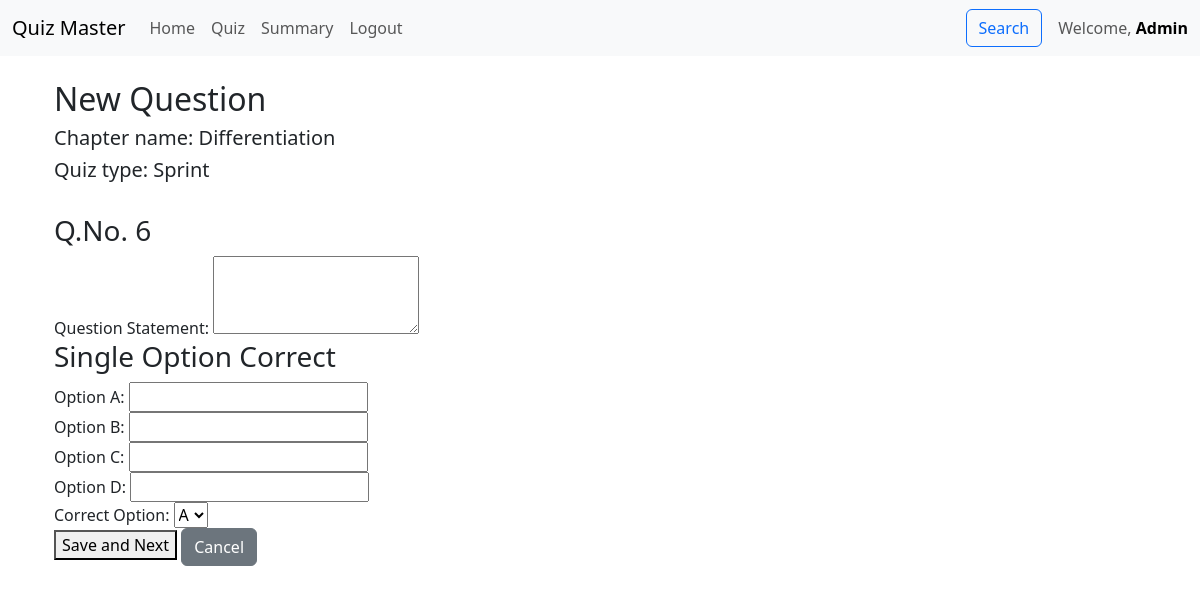
/dashboard/quiz_management/add_question/1 (signed in), run on the app's committed database.
### models.py (models this page shows, shortened)
class User(db.Model):
    id = db.Column(db.Integer, primary_key=True)
    username = db.Column(db.String(120), unique=True, nullable=False)
    password_hash = db.Column(db.String(120), nullable=False)
    full_name = db.Column(db.String(100))
    qualification = db.Column(db.String(100))
    dob = db.Column(db.Date)
    role = db.Column(db.Enum("user", "admin", name="user_roles"), default="user",)
    created_at = db.Column(db.DateTime, default=datetime.now(timezone.utc))
    scores = db.relationship('Score', backref='user', lazy=True, cascade="all, delete-orphan")

class Chapter(db.Model):
    id = db.Column(db.Integer, primary_key=True)
    subject_id = db.Column(db.Integer, db.ForeignKey('subject.id'), nullable=False)
    name = db.Column(db.String(100), nullable=False)
    description = db.Column(db.String(255))
    quizzes = db.relationship('Quiz', backref='chapter', lazy=True, cascade="all, delete-orphan")

class Quiz(db.Model):
    id = db.Column(db.Integer, primary_key=True)
    type=db.Column(db.String(50))
    chapter_id = db.Column(db.Integer, db.ForeignKey('chapter.id'), nullable=False)
    date_of_quiz = db.Column(db.DateTime, nullable=False, default=datetime.utcnow)
    time_duration = db.Column(db.Integer)  # format: HH:MM
    remarks = db.Column(db.String(255))
    questions = db.relationship('Question', backref='quiz', lazy=True, cascade="all, delete-orphan")
    scores = db.relationship('Score', backref='quiz', lazy=True, cascade="all, delete-orphan")

### controllers/controllers_admin.py (the view)
@app.route("/dashboard/quiz_management/add_question/<int:quiz_id>", methods=["GET","POST"])
@auth_required
@auth_required_admin
def add_question(quiz_id):
    if request.method == 'POST':
        statement = request.form.get('question_statement')
        option1 = request.form.get('option1')
        option2 = request.form.get('option2')
        option3 = request.form.get('option3')
        option4 = request.form.get('option4')
        correct_option = request.form.get('correct_option')
        if not all([statement, option1, option2, option3, option4, correct_option]):
            flash('All fields are required!', 'danger')
            return redirect(url_for('add_question', quiz_id=quiz_id))
        new_question = Question(
            quiz_id=quiz_id,
            question_statement=statement,
            option1=option1,
            option2=option2,
            option3=option3,
            option4=option4,
            correct_option=correct_option
        )
        db.session.add(new_question)
        db.session.commit()
        flash('Question added successfully!', 'success')
        return redirect(url_for('add_question', quiz_id=quiz_id),code=303)
    else:
        user = User.query.get(session["user_id"])
        quiz=Quiz.query.filter_by(id=quiz_id).first()
        question_count = Question.query.filter_by(quiz_id=quiz_id).count()
        return render_template("add_question.html",user=user,quiz=quiz,count=question_count+1)

### controllers/controllers_admin.py (called while the page is built)
def auth_required(func):
    @wraps(func)
    def inner(*args, **kwargs):
        if "user_id" in session:
            return func(*args, **kwargs)
        else:
            flash("Please login to continue")
            return redirect(url_for("index"))
    return inner

def auth_required_admin(func):
    @wraps(func)
    def inner(*args, **kwargs):
        user=User.query.get(session["user_id"])
        if user.role=="admin":
            return func(*args, **kwargs)
        else:
            flash("Unauthorised")
            return redirect(url_for("dashboard"))
    return inner

### templates/add_question.html (shortened to what this page needs)
{% extends "base.html" %} {% block title %}Dashboard{% endblock %} {%
    block content %}
    <div class="container">
        <h2>New Question</h2>
        <form action="/dashboard/quiz_management/add_question/{{quiz.id}}" method="POST">
            <div class="form-group">
                <h5>Chapter name: {{quiz.chapter.name}}</h5>
                <h5>Quiz type: {{quiz.type}}</h5>
                <br><h3>Q.No. {{count}}</h3>
            </div>
            <div class="form-group">
                <label for="question_statement">Question Statement:</label>
                <textarea id="question_statement" name="question_statement" rows="3" required></textarea>
            </div>
            <div class="options-container">
                <h3>Single Option Correct</h3>
                <div class="form-group">
                    <label for="option1">Option A:</label>
                    <input type="text" id="option1" name="option1" required>
                </div>
                <div class="form-group">
                    <label for="option2">Option B:</label>
                    <input type="text" id="option2" name="option2" required>
                </div>
                <div class="form-group">
                    <label for="option3">Option C:</label>
                    <input type="text" id="option3" name="option3" required>
                </div>
                <div class="form-group">
                    <label for="option4">Option D:</label>
                    <input type="text" id="option4" name="option4" required>
                </div>
                <div class="form-group">
                    <label for="correct_option">Correct Option:</label>
                    <select id="correct_option" name="correct_option" required>
                        <option value=1>A</option>
                    </select>
                </div>
            </div>
            <div class="buttons">
                <button type="submit" class="save-btn">Save and Next</button>
                <a href="{{ url_for('quiz_management') }}" class="btn btn-secondary">Cancel</a>
            </div>
        </form>
    </div>
{%endblock%}

### templates/navbar.html (shortened to what this page needs)
<nav class="navbar navbar-expand-lg navbar-light bg-light">
    <div class="container-fluid">
        <a class="navbar-brand" href="/">Quiz Master</a>
        <div class="collapse navbar-collapse" id="navbarNav">
            <ul class="navbar-nav me-auto">
                {% if 'user_id' in session %}
                <li class="nav-item">
                    <a class="nav-link" href="/dashboard">Home</a>
                </li>
                {% if user.role=="user" %}
                <li class="nav-item">
                    <a class="nav-link" href="/dashboard/scores/{{user.id}}">Scores</a>
                </li>
                {% else %}
                <li class="nav-item">
                    <a class="nav-link" href="/dashboard/quiz_management">Quiz</a>
                </li>
                {% endif %}
                <li class="nav-item">
                    <a class="nav-link" href="/summary">Summary</a>
                </li>
                <li class="nav-item">
                    <a class="nav-link" href="/logout">Logout</a>
                </li>
                {% endif %}
            </ul>
            {% if 'user_id' in session %}
            <div class="d-flex align-items-center">
                <a class="nav-link me-3" href="/search">
                    <button class="btn btn-outline-primary">Search</button>
                </a>
                <span class="navbar-text">
                    Welcome, <a class="fw-bold text-decoration-none" href="/profile">{{ user.full_name | capitalize }}</a>
                </span>
            </div>
            {% endif %}
        </div>
    </div>
</nav>

### data on the page
User: full_name "Admin"
Chapter: chapter.name "Differentiation"
Quiz: type "Sprint"

### other printed values
{{ count }} "6"
